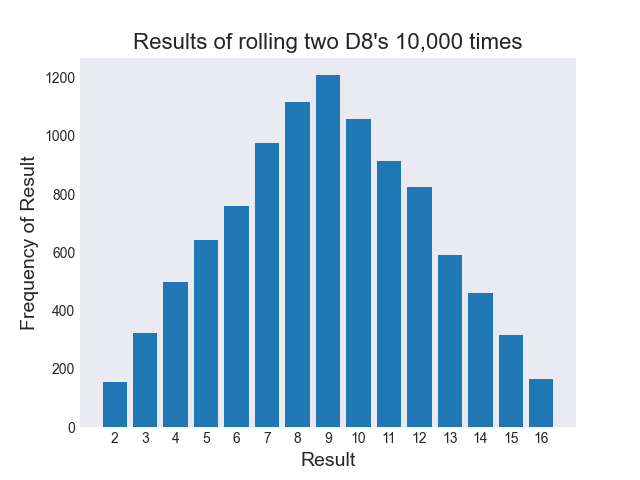

This chart was generated by the following Python code:
# Ex 15-10

import matplotlib.pyplot as plt
from die import Die

die_1 = Die(8)
die_2 = Die(8)

# Make some rolls and store results.
results = [die_1.roll() + die_2.roll() for nth_roll in range(10000)]

# Analyze results.
max_roll = die_1.num_sides + die_2.num_sides
frequencies = [results.count(value) for value in range(2, max_roll+1)]

# Visualize results.
x_values = range(2,max_roll+1)

plt.style.use('seaborn-dark')
fig, ax = plt.subplots()
ax.bar(x_values, frequencies, tick_label=x_values)

ax.set_title("Results of rolling two D8's 10,000 times", fontsize=16)
ax.set_xlabel('Result', fontsize=14)
ax.set_ylabel('Frequency of Result', fontsize=14)

plt.savefig('two_d8s_with_matplotlib.png')